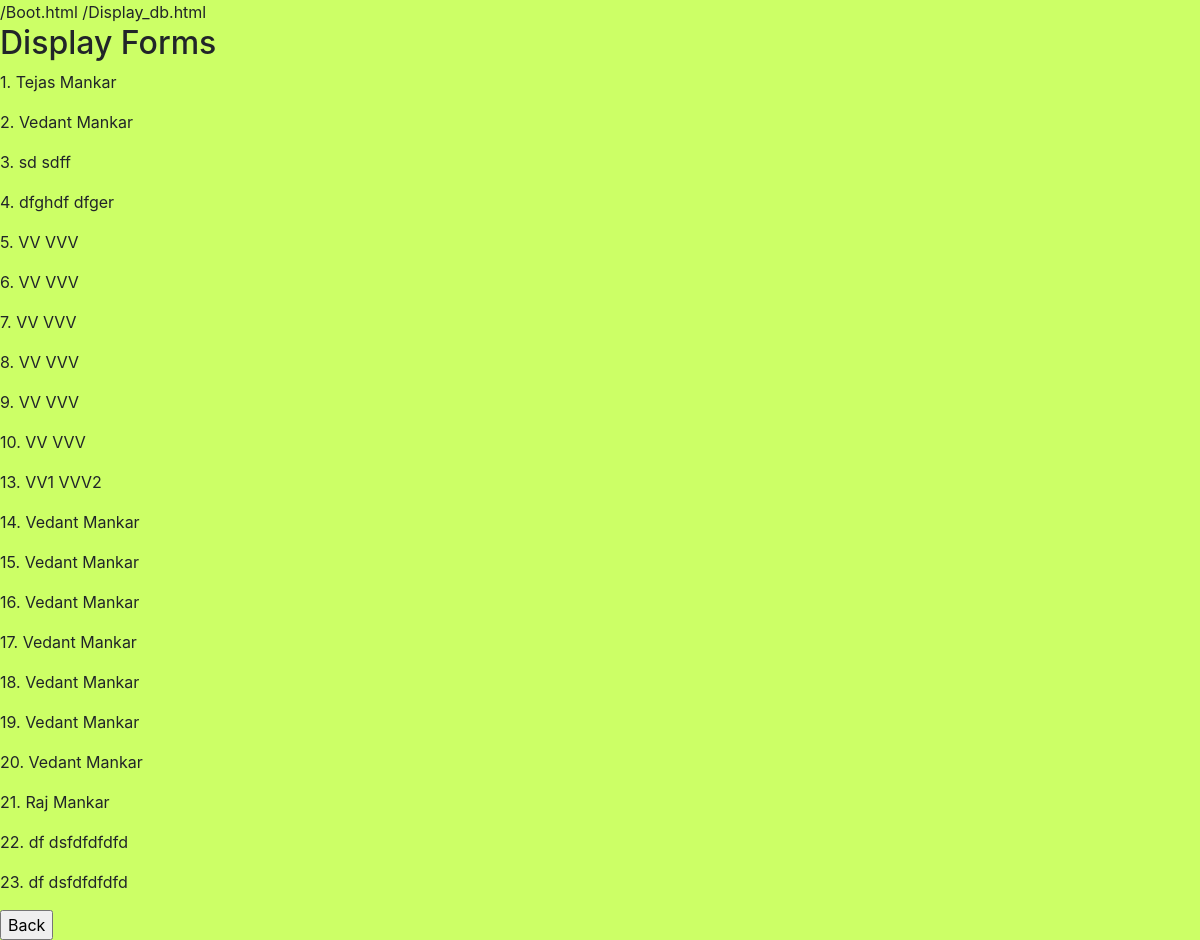
The app's page /display, older data.
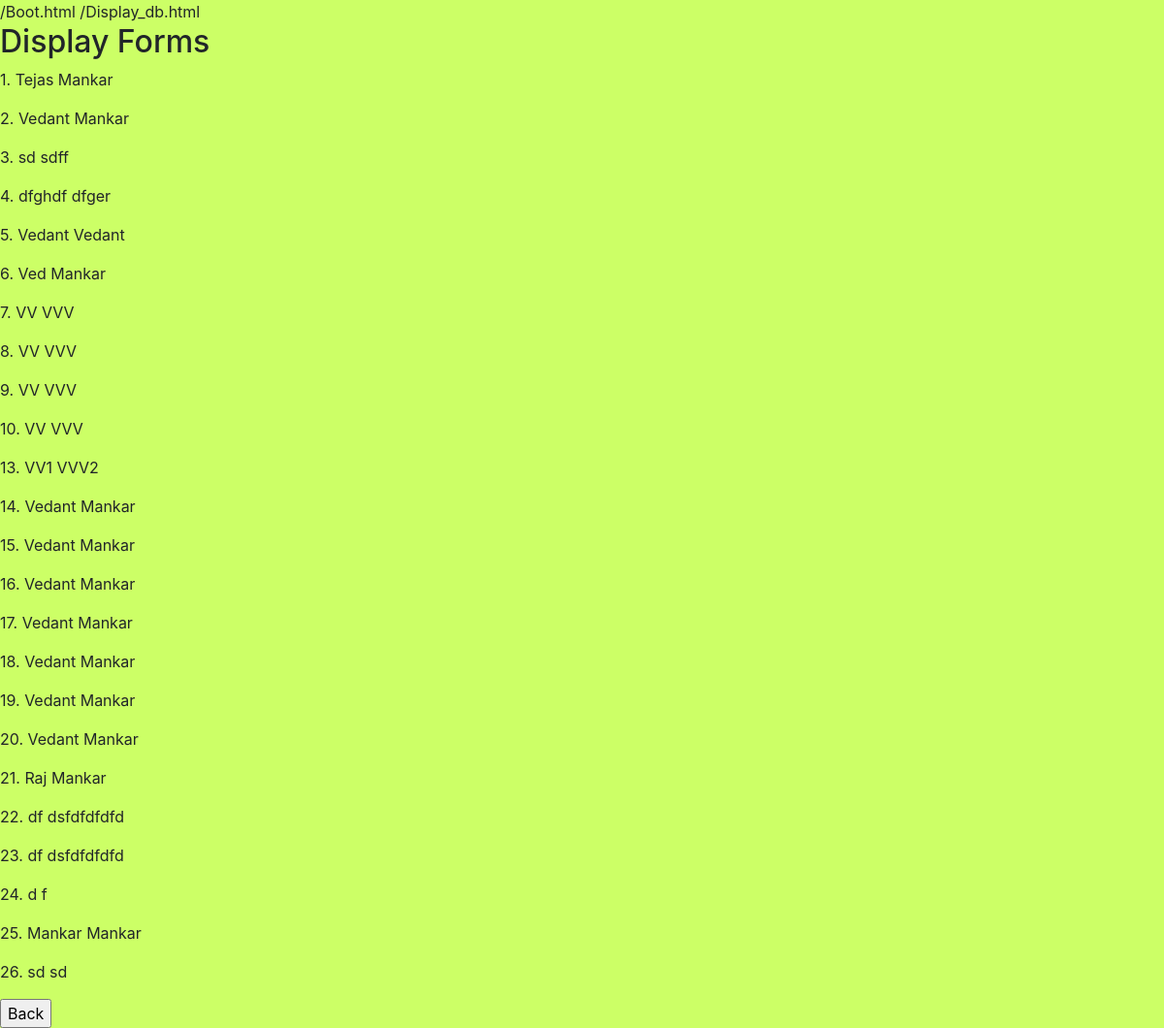
The same page, newer data.
### app/models.py (models this page shows, shortened)
class Post(models.Model):
    First_name = models.CharField(max_length=20)
    Last_name = models.CharField(max_length=20)

### app/views.py (the view)
# urls.py: path('display', views.display, name='display_db'),
def display(request):
    form = Post.objects.all()
    context ={'formss':form}
    return render(request, 'display_db.html', context)

### templates/display_db.html
{% extends 'boot.html'%}
{% block content %}
/Display_db.html
<h2>Display Forms</h2>
{% for obj in formss %}
    <p> {{obj.id}}. {{obj.First_name }}
    {{obj.Last_name }}
</p>
{% endfor %}
{% endblock %}

### templates/boot.html (shortened to what this page needs)
{% load staticfiles %}
<html lang="en">
  <head>
    <link rel="stylesheet" href="https://stackpath.bootstrapcdn.com/bootstrap/4.1.3/css/bootstrap.min.css">
    <link rel="stylesheet" href="{% static 'css/boot.css'%}" type="text/css"/>
  </head>
  <body>
  /Boot.html
  {% block content %}{% endblock %}
    <a href="{% url 'index' %}"> <input type="button"  value="Back"> </a>
  </body>
</html>

### app/static/css/boot.css (style rules this page uses)
body { background-color: #ccff66; }

Row changes from the older to the newer data that the page shows:
changed Post id 5: First_name "VV" → "Vedant"; Last_name "VVV" → "Vedant"
changed Post id 6: First_name "VV" → "Ved"; Last_name "VVV" → "Mankar"
added Post: id "24", First_name "d", Last_name "f"
added Post: id "25", First_name "Mankar", Last_name "Mankar"
added Post: id "26", First_name "sd", Last_name "sd"
